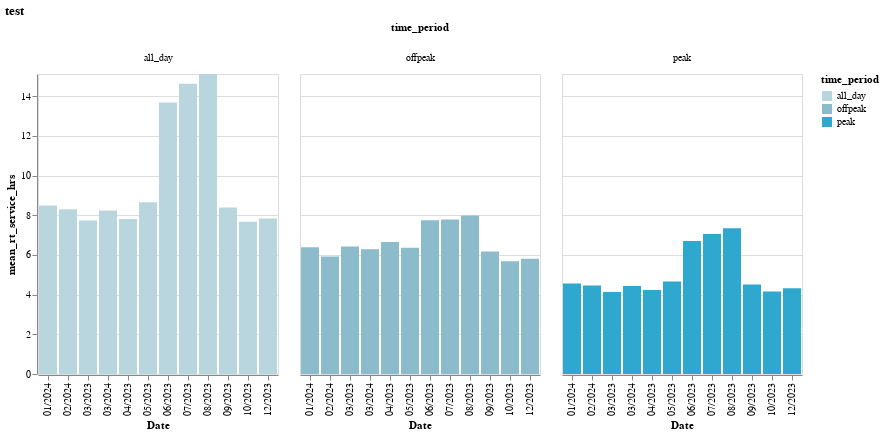

Here is the notebook cell this chart was saved with:
### Code cell
faceted_chart

### Figure 1 — Vega-Lite specification as saved in the notebook (floating-point values rounded to 4 significant figures)
{"config": {"view": {"continuousWidth": 300, "continuousHeight": 300}}, "data": {"name": "data-43876a4f3e34b9f2e2b8cbaf209a3614"}, "facet": {"column": {"field": "time_period", "title": "time_period", "type": "nominal"}}, "spec": {"mark": {"type": "bar"}, "encoding": {"color": {"field": "time_period", "scale": {"range": ["#B9D6DF", "#8CBCCB", "#2EA8CE", "#136C97", "#0B405B"]}, "title": "time_period", "type": "nominal"}, "tooltip": [{"field": "caltrans_district", "type": "nominal"}, {"field": "month_year", "type": "nominal"}, {"field": "organization_source_record_id", "type": "nominal"}, {"field": "organization_name", "type": "nominal"}, {"field": "day_type", "type": "nominal"}, {"field": "time_period", "type": "nominal"}, {"field": "rt_service_minutes", "type": "quantitative"}, {"field": "scheduled_service_minutes", "type": "quantitative"}, {"field": "mean_rt_service_hrs", "type": "quantitative"}, {"field": "mean_scheduled_service_hrs", "type": "quantitative"}], "x": {"field": "month_year", "title": "Date", "type": "nominal"}, "y": {"field": "mean_rt_service_hrs", "scale": {"domain": [0, 15.12]}, "title": "mean_rt_service_hrs", "type": "quantitative"}}, "name": "view_1"}, "params": [{"name": "param_1", "select": {"type": "interval", "encodings": ["x", "y"]}, "bind": "scales", "views": ["view_1"]}], "title": "test", "$schema": "https://vega.github.io/schema/vega-lite/v5.14.1.json", "datasets": {"data-43876a4f3e34b9f2e2b8cbaf209a3614": [{"caltrans_district": "05 - San Luis Obispo", "month_year": "01/2024", "organization_source_record_id": "recswCrw6a6htmXJ4", "organization_name": "Santa Barbara Metropolitan Transit District", "day_type": "Weekday", "time_period": "all_day", "rt_service_minutes": 509.6, "scheduled_service_minutes": 493.7, "mean_rt_service_hrs": 8.494, "mean_scheduled_service_hrs": 8.229}, {"caltrans_district": "05 - San Luis Obispo", "month_year": "01/2024", "organization_source_record_id": "recswCrw6a6htmXJ4", "organization_name": "Santa Barbara Metropolitan Transit District", "day_type": "Weekday", "time_period": "offpeak", "rt_service_minutes": 383.3, "scheduled_service_minutes": 375.4, "mean_rt_service_hrs": 6.389, "mean_scheduled_service_hrs": 6.256}, {"caltrans_district": "05 - San Luis Obispo", "month_year": "01/2024", "organization_source_record_id": "recswCrw6a6htmXJ4", "organization_name": "Santa Barbara Metropolitan Transit District", "day_type": "Weekday", "time_period": "peak", "rt_service_minutes": 273.2, "scheduled_service_minutes": 262.2, "mean_rt_service_hrs": 4.554, "mean_scheduled_service_hrs": 4.371}, {"caltrans_district": "05 - San Luis Obispo", "month_year": "02/2024", "organization_source_record_id": "recswCrw6a6htmXJ4", "organization_name": "Santa Barbara Metropolitan Transit District", "day_type": "Weekday", "time_period": "all_day", "rt_service_minutes": 498.3, "scheduled_service_minutes": 479.1, "mean_rt_service_hrs": 8.306, "mean_scheduled_service_hrs": 7.985}, {"caltrans_district": "05 - San Luis Obispo", "month_year": "02/2024", "organization_source_record_id": "recswCrw6a6htmXJ4", "organization_name": "Santa Barbara Metropolitan Transit District", "day_type": "Weekday", "time_period": "offpeak", "rt_service_minutes": 355.0, "scheduled_service_minutes": 344.7, "mean_rt_service_hrs": 5.916, "mean_scheduled_service_hrs": 5.745}, {"caltrans_district": "05 - San Luis Obispo", "month_year": "02/2024", "organization_source_record_id": "recswCrw6a6htmXJ4", "organization_name": "Santa Barbara Metropolitan Transit District", "day_type": "Weekday", "time_period": "peak", "rt_service_minutes": 267.6, "scheduled_service_minutes": 255.1, "mean_rt_service_hrs": 4.46, "mean_scheduled_service_hrs": 4.251}, {"caltrans_district": "05 - San Luis Obispo", "month_year": "03/2023", "organization_source_record_id": "recswCrw6a6htmXJ4", "organization_name": "Santa Barbara Metropolitan Transit District", "day_type": "Weekday", "time_period": "all_day", "rt_service_minutes": 464.2, "scheduled_service_minutes": 455.5, "mean_rt_service_hrs": 7.737, "mean_scheduled_service_hrs": 7.591}, {"caltrans_district": "05 - San Luis Obispo", "month_year": "03/2023", "organization_source_record_id": "recswCrw6a6htmXJ4", "organization_name": "Santa Barbara Metropolitan Transit District", "day_type": "Weekday", "time_period": "offpeak", "rt_service_minutes": 385.3, "scheduled_service_minutes": 384.1, "mean_rt_service_hrs": 6.421, "mean_scheduled_service_hrs": 6.402}, {"caltrans_district": "05 - San Luis Obispo", "month_year": "03/2023", "organization_source_record_id": "recswCrw6a6htmXJ4", "organization_name": "Santa Barbara Metropolitan Transit District", "day_type": "Weekday", "time_period": "peak", "rt_service_minutes": 248.2, "scheduled_service_minutes": 240.2, "mean_rt_service_hrs": 4.137, "mean_scheduled_service_hrs": 4.003}, {"caltrans_district": "05 - San Luis Obispo", "month_year": "03/2024", "organization_source_record_id": "recswCrw6a6htmXJ4", "organization_name": "Santa Barbara Metropolitan Transit District", "day_type": "Weekday", "time_period": "all_day", "rt_service_minutes": 494.0, "scheduled_service_minutes": 474.8, "mean_rt_service_hrs": 8.233, "mean_scheduled_service_hrs": 7.913}, {"caltrans_district": "05 - San Luis Obispo", "month_year": "03/2024", "organization_source_record_id": "recswCrw6a6htmXJ4", "organization_name": "Santa Barbara Metropolitan Transit District", "day_type": "Weekday", "time_period": "offpeak", "rt_service_minutes": 377.4, "scheduled_service_minutes": 365.8, "mean_rt_service_hrs": 6.29, "mean_scheduled_service_hrs": 6.096}, {"caltrans_district": "05 - San Luis Obispo", "month_year": "03/2024", "organization_source_record_id": "recswCrw6a6htmXJ4", "organization_name": "Santa Barbara Metropolitan Transit District", "day_type": "Weekday", "time_period": "peak", "rt_service_minutes": 266.3, "scheduled_service_minutes": 254.2, "mean_rt_service_hrs": 4.439, "mean_scheduled_service_hrs": 4.236}, {"caltrans_district": "05 - San Luis Obispo", "month_year": "04/2023", "organization_source_record_id": "recswCrw6a6htmXJ4", "organization_name": "Santa Barbara Metropolitan Transit District", "day_type": "Weekday", "time_period": "all_day", "rt_service_minutes": 468.4, "scheduled_service_minutes": 461.1, "mean_rt_service_hrs": 7.807, "mean_scheduled_service_hrs": 7.685}, {"caltrans_district": "05 - San Luis Obispo", "month_year": "04/2023", "organization_source_record_id": "recswCrw6a6htmXJ4", "organization_name": "Santa Barbara Metropolitan Transit District", "day_type": "Weekday", "time_period": "offpeak", "rt_service_minutes": 398.7, "scheduled_service_minutes": 400.2, "mean_rt_service_hrs": 6.646, "mean_scheduled_service_hrs": 6.67}, {"caltrans_district": "05 - San Luis Obispo", "month_year": "04/2023", "organization_source_record_id": "recswCrw6a6htmXJ4", "organization_name": "Santa Barbara Metropolitan Transit District", "day_type": "Weekday", "time_period": "peak", "rt_service_minutes": 254.2, "scheduled_service_minutes": 246.1, "mean_rt_service_hrs": 4.237, "mean_scheduled_service_hrs": 4.101}, {"caltrans_district": "05 - San Luis Obispo", "month_year": "05/2023", "organization_source_record_id": "recswCrw6a6htmXJ4", "organization_name": "Santa Barbara Metropolitan Transit District", "day_type": "Weekday", "time_period": "all_day", "rt_service_minutes": 519.1, "scheduled_service_minutes": 513.1, "mean_rt_service_hrs": 8.652, "mean_scheduled_service_hrs": 8.551}, {"caltrans_district": "05 - San Luis Obispo", "month_year": "05/2023", "organization_source_record_id": "recswCrw6a6htmXJ4", "organization_name": "Santa Barbara Metropolitan Transit District", "day_type": "Weekday", "time_period": "offpeak", "rt_service_minutes": 381.5, "scheduled_service_minutes": 385.1, "mean_rt_service_hrs": 6.358, "mean_scheduled_service_hrs": 6.418}, {"caltrans_district": "05 - San Luis Obispo", "month_year": "05/2023", "organization_source_record_id": "recswCrw6a6htmXJ4", "organization_name": "Santa Barbara Metropolitan Transit District", "day_type": "Weekday", "time_period": "peak", "rt_service_minutes": 279.9, "scheduled_service_minutes": 271.6, "mean_rt_service_hrs": 4.665, "mean_scheduled_service_hrs": 4.526}, {"caltrans_district": "05 - San Luis Obispo", "month_year": "06/2023", "organization_source_record_id": "recswCrw6a6htmXJ4", "organization_name": "Santa Barbara Metropolitan Transit District", "day_type": "Weekday", "time_period": "all_day", "rt_service_minutes": 820.4, "scheduled_service_minutes": 729.7, "mean_rt_service_hrs": 13.67, "mean_scheduled_service_hrs": 12.16}, {"caltrans_district": "05 - San Luis Obispo", "month_year": "06/2023", "organization_source_record_id": "recswCrw6a6htmXJ4", "organization_name": "Santa Barbara Metropolitan Transit District", "day_type": "Weekday", "time_period": "offpeak", "rt_service_minutes": 465.2, "scheduled_service_minutes": 382.6, "mean_rt_service_hrs": 7.753, "mean_scheduled_service_hrs": 6.376}, {"caltrans_district": "05 - San Luis Obispo", "month_year": "06/2023", "organization_source_record_id": "recswCrw6a6htmXJ4", "organization_name": "Santa Barbara Metropolitan Transit District", "day_type": "Weekday", "time_period": "peak", "rt_service_minutes": 401.8, "scheduled_service_minutes": 385.4, "mean_rt_service_hrs": 6.696, "mean_scheduled_service_hrs": 6.423}, {"caltrans_district": "05 - San Luis Obispo", "month_year": "07/2023", "organization_source_record_id": "recswCrw6a6htmXJ4", "organization_name": "Santa Barbara Metropolitan Transit District", "day_type": "Weekday", "time_period": "all_day", "rt_service_minutes": 877.6, "scheduled_service_minutes": 787.5, "mean_rt_service_hrs": 14.63, "mean_scheduled_service_hrs": 13.13}, {"caltrans_district": "05 - San Luis Obispo", "month_year": "07/2023", "organization_source_record_id": "recswCrw6a6htmXJ4", "organization_name": "Santa Barbara Metropolitan Transit District", "day_type": "Weekday", "time_period": "offpeak", "rt_service_minutes": 467.4, "scheduled_service_minutes": 388.8, "mean_rt_service_hrs": 7.789, "mean_scheduled_service_hrs": 6.479}, {"caltrans_district": "05 - San Luis Obispo", "month_year": "07/2023", "organization_source_record_id": "recswCrw6a6htmXJ4", "organization_name": "Santa Barbara Metropolitan Transit District", "day_type": "Weekday", "time_period": "peak", "rt_service_minutes": 422.9, "scheduled_service_minutes": 409.3, "mean_rt_service_hrs": 7.048, "mean_scheduled_service_hrs": 6.821}, {"caltrans_district": "05 - San Luis Obispo", "month_year": "08/2023", "organization_source_record_id": "recswCrw6a6htmXJ4", "organization_name": "Santa Barbara Metropolitan Transit District", "day_type": "Weekday", "time_period": "all_day", "rt_service_minutes": 906.9, "scheduled_service_minutes": 800.9, "mean_rt_service_hrs": 15.12, "mean_scheduled_service_hrs": 13.35}, {"caltrans_district": "05 - San Luis Obispo", "month_year": "08/2023", "organization_source_record_id": "recswCrw6a6htmXJ4", "organization_name": "Santa Barbara Metropolitan Transit District", "day_type": "Weekday", "time_period": "offpeak", "rt_service_minutes": 479.3, "scheduled_service_minutes": 394.3, "mean_rt_service_hrs": 7.989, "mean_scheduled_service_hrs": 6.572}, {"caltrans_district": "05 - San Luis Obispo", "month_year": "08/2023", "organization_source_record_id": "recswCrw6a6htmXJ4", "organization_name": "Santa Barbara Metropolitan Transit District", "day_type": "Weekday", "time_period": "peak", "rt_service_minutes": 440.5, "scheduled_service_minutes": 417.2, "mean_rt_service_hrs": 7.342, "mean_scheduled_service_hrs": 6.954}, {"caltrans_district": "05 - San Luis Obispo", "month_year": "09/2023", "organization_source_record_id": "recswCrw6a6htmXJ4", "organization_name": "Santa Barbara Metropolitan Transit District", "day_type": "Weekday", "time_period": "all_day", "rt_service_minutes": 503.7, "scheduled_service_minutes": 490.1, "mean_rt_service_hrs": 8.395, "mean_scheduled_service_hrs": 8.169}, {"caltrans_district": "05 - San Luis Obispo", "month_year": "09/2023", "organization_source_record_id": "recswCrw6a6htmXJ4", "organization_name": "Santa Barbara Metropolitan Transit District", "day_type": "Weekday", "time_period": "offpeak", "rt_service_minutes": 370.7, "scheduled_service_minutes": 363.8, "mean_rt_service_hrs": 6.178, "mean_scheduled_service_hrs": 6.064}, {"caltrans_district": "05 - San Luis Obispo", "month_year": "09/2023", "organization_source_record_id": "recswCrw6a6htmXJ4", "organization_name": "Santa Barbara Metropolitan Transit District", "day_type": "Weekday", "time_period": "peak", "rt_service_minutes": 270.5, "scheduled_service_minutes": 261.3, "mean_rt_service_hrs": 4.508, "mean_scheduled_service_hrs": 4.354}, {"caltrans_district": "05 - San Luis Obispo", "month_year": "10/2023", "organization_source_record_id": "recswCrw6a6htmXJ4", "organization_name": "Santa Barbara Metropolitan Transit District", "day_type": "Weekday", "time_period": "all_day", "rt_service_minutes": 460.0, "scheduled_service_minutes": 447.4, "mean_rt_service_hrs": 7.666, "mean_scheduled_service_hrs": 7.457}, {"caltrans_district": "05 - San Luis Obispo", "month_year": "10/2023", "organization_source_record_id": "recswCrw6a6htmXJ4", "organization_name": "Santa Barbara Metropolitan Transit District", "day_type": "Weekday", "time_period": "offpeak", "rt_service_minutes": 340.6, "scheduled_service_minutes": 341.3, "mean_rt_service_hrs": 5.677, "mean_scheduled_service_hrs": 5.688}, {"caltrans_district": "05 - San Luis Obispo", "month_year": "10/2023", "organization_source_record_id": "recswCrw6a6htmXJ4", "organization_name": "Santa Barbara Metropolitan Transit District", "day_type": "Weekday", "time_period": "peak", "rt_service_minutes": 249.1, "scheduled_service_minutes": 236.2, "mean_rt_service_hrs": 4.152, "mean_scheduled_service_hrs": 3.936}, {"caltrans_district": "05 - San Luis Obispo", "month_year": "12/2023", "organization_source_record_id": "recswCrw6a6htmXJ4", "organization_name": "Santa Barbara Metropolitan Transit District", "day_type": "Weekday", "time_period": "all_day", "rt_service_minutes": 470.4, "scheduled_service_minutes": 455.4, "mean_rt_service_hrs": 7.84, "mean_scheduled_service_hrs": 7.59}, {"caltrans_district": "05 - San Luis Obispo", "month_year": "12/2023", "organization_source_record_id": "recswCrw6a6htmXJ4", "organization_name": "Santa Barbara Metropolitan Transit District", "day_type": "Weekday", "time_period": "offpeak", "rt_service_minutes": 348.3, "scheduled_service_minutes": 343.0, "mean_rt_service_hrs": 5.806, "mean_scheduled_service_hrs": 5.716}, {"caltrans_district": "05 - San Luis Obispo", "month_year": "12/2023", "organization_source_record_id": "recswCrw6a6htmXJ4", "organization_name": "Santa Barbara Metropolitan Transit District", "day_type": "Weekday", "time_period": "peak", "rt_service_minutes": 259.1, "scheduled_service_minutes": 247.3, "mean_rt_service_hrs": 4.319, "mean_scheduled_service_hrs": 4.122}]}}
